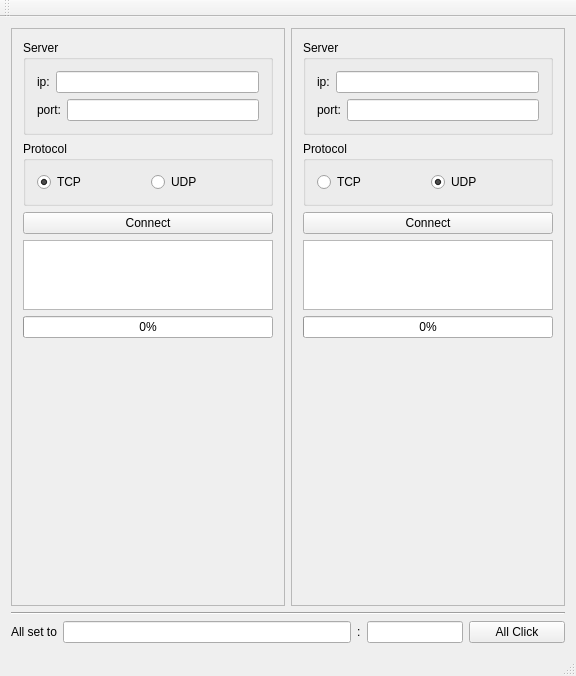
<?xml version="1.0" encoding="UTF-8"?>
<ui version="4.0">
 <class>NCClientWindow</class>
 <widget class="QMainWindow" name="NCClientWindow">
  <property name="geometry">
   <rect>
    <x>0</x>
    <y>0</y>
    <width>576</width>
    <height>659</height>
   </rect>
  </property>
  <property name="windowTitle">
   <string>NCClientWindow</string>
  </property>
  <widget class="QWidget" name="centralWidget">
   <layout class="QGridLayout" name="gridLayout">
    <item row="2" column="0" colspan="2">
     <layout class="QHBoxLayout" name="horizontalLayout_7" stretch="0,3,0,1,1">
      <item>
       <widget class="QLabel" name="label">
        <property name="text">
         <string>All set to</string>
        </property>
       </widget>
      </item>
      <item>
       <widget class="QLineEdit" name="lineEdit_serverAddr_all"/>
      </item>
      <item>
       <widget class="QLabel" name="label_2">
        <property name="text">
         <string>:</string>
        </property>
       </widget>
      </item>
      <item>
       <widget class="QLineEdit" name="lineEdit_serverPort_all"/>
      </item>
      <item>
       <widget class="QPushButton" name="pushButton_all_connect">
        <property name="text">
         <string>All Click</string>
        </property>
       </widget>
      </item>
     </layout>
    </item>
    <item row="0" column="0">
     <widget class="QFrame" name="frame">
      <property name="frameShape">
       <enum>QFrame::StyledPanel</enum>
      </property>
      <property name="frameShadow">
       <enum>QFrame::Raised</enum>
      </property>
      <layout class="QVBoxLayout" name="verticalLayout_2">
       <item>
        <widget class="QGroupBox" name="groupBox_server">
         <property name="title">
          <string>Server</string>
         </property>
         <layout class="QVBoxLayout" name="verticalLayout">
          <item>
           <layout class="QHBoxLayout" name="horizontalLayout">
            <item>
             <widget class="QLabel" name="label_serverAddr">
              <property name="text">
               <string>ip:</string>
              </property>
             </widget>
            </item>
            <item>
             <widget class="QLineEdit" name="lineEdit_serverAddr"/>
            </item>
           </layout>
          </item>
          <item>
           <layout class="QHBoxLayout" name="horizontalLayout_2">
            <item>
             <widget class="QLabel" name="label_serverPort">
              <property name="text">
               <string>port:</string>
              </property>
             </widget>
            </item>
            <item>
             <widget class="QLineEdit" name="lineEdit_serverPort"/>
            </item>
           </layout>
          </item>
         </layout>
        </widget>
       </item>
       <item>
        <widget class="QGroupBox" name="groupBox_protocol">
         <property name="title">
          <string>Protocol</string>
         </property>
         <layout class="QHBoxLayout" name="horizontalLayout_3">
          <item>
           <widget class="QRadioButton" name="radioButton_protocol_TCP">
            <property name="text">
             <string>TCP</string>
            </property>
            <property name="checked">
             <bool>true</bool>
            </property>
           </widget>
          </item>
          <item>
           <widget class="QRadioButton" name="radioButton_protocol_UDP">
            <property name="text">
             <string>UDP</string>
            </property>
           </widget>
          </item>
         </layout>
        </widget>
       </item>
       <item>
        <widget class="QPushButton" name="pushButton_linkServer">
         <property name="text">
          <string>Connect</string>
         </property>
        </widget>
       </item>
       <item>
        <widget class="RcvProgressView" name="graphicsView">
         <property name="alignment">
          <set>Qt::AlignLeading|Qt::AlignLeft|Qt::AlignTop</set>
         </property>
        </widget>
       </item>
       <item>
        <widget class="QProgressBar" name="progressBar">
         <property name="value">
          <number>0</number>
         </property>
        </widget>
       </item>
       <item>
        <widget class="Phonon::VideoPlayer" name="videoPlayer">
         <property name="enabled">
          <bool>true</bool>
         </property>
         <property name="minimumSize">
          <size>
           <width>250</width>
           <height>250</height>
          </size>
         </property>
        </widget>
       </item>
      </layout>
     </widget>
    </item>
    <item row="0" column="1">
     <widget class="QFrame" name="frame_2">
      <property name="frameShape">
       <enum>QFrame::StyledPanel</enum>
      </property>
      <property name="frameShadow">
       <enum>QFrame::Raised</enum>
      </property>
      <layout class="QVBoxLayout" name="verticalLayout_3">
       <item>
        <widget class="QGroupBox" name="groupBox_server_2">
         <property name="title">
          <string>Server</string>
         </property>
         <layout class="QVBoxLayout" name="verticalLayout_4">
          <item>
           <layout class="QHBoxLayout" name="horizontalLayout_4">
            <item>
             <widget class="QLabel" name="label_serverAddr_2">
              <property name="text">
               <string>ip:</string>
              </property>
             </widget>
            </item>
            <item>
             <widget class="QLineEdit" name="lineEdit_serverAddr_2"/>
            </item>
           </layout>
          </item>
          <item>
           <layout class="QHBoxLayout" name="horizontalLayout_5">
            <item>
             <widget class="QLabel" name="label_serverPort_2">
              <property name="text">
               <string>port:</string>
              </property>
             </widget>
            </item>
            <item>
             <widget class="QLineEdit" name="lineEdit_serverPort_2"/>
            </item>
           </layout>
          </item>
         </layout>
        </widget>
       </item>
       <item>
        <widget class="QGroupBox" name="groupBox_protocol_2">
         <property name="title">
          <string>Protocol</string>
         </property>
         <layout class="QHBoxLayout" name="horizontalLayout_6">
          <item>
           <widget class="QRadioButton" name="radioButton_protocol_TCP_2">
            <property name="text">
             <string>TCP</string>
            </property>
           </widget>
          </item>
          <item>
           <widget class="QRadioButton" name="radioButton_protocol_UDP_2">
            <property name="text">
             <string>UDP</string>
            </property>
            <property name="checked">
             <bool>true</bool>
            </property>
           </widget>
          </item>
         </layout>
        </widget>
       </item>
       <item>
        <widget class="QPushButton" name="pushButton_linkServer_2">
         <property name="text">
          <string>Connect</string>
         </property>
        </widget>
       </item>
       <item>
        <widget class="RcvProgressView" name="graphicsView_2">
         <property name="alignment">
          <set>Qt::AlignLeading|Qt::AlignLeft|Qt::AlignTop</set>
         </property>
        </widget>
       </item>
       <item>
        <widget class="QProgressBar" name="progressBar_2">
         <property name="value">
          <number>0</number>
         </property>
        </widget>
       </item>
       <item>
        <widget class="Phonon::VideoPlayer" name="videoPlayer_2">
         <property name="minimumSize">
          <size>
           <width>250</width>
           <height>250</height>
          </size>
         </property>
        </widget>
       </item>
      </layout>
     </widget>
    </item>
    <item row="1" column="0" colspan="2">
     <widget class="Line" name="line">
      <property name="orientation">
       <enum>Qt::Horizontal</enum>
      </property>
     </widget>
    </item>
   </layout>
  </widget>
  <widget class="QMenuBar" name="menuBar">
   <property name="geometry">
    <rect>
     <x>0</x>
     <y>0</y>
     <width>576</width>
     <height>21</height>
    </rect>
   </property>
  </widget>
  <widget class="QToolBar" name="mainToolBar">
   <attribute name="toolBarArea">
    <enum>TopToolBarArea</enum>
   </attribute>
   <attribute name="toolBarBreak">
    <bool>false</bool>
   </attribute>
  </widget>
  <widget class="QStatusBar" name="statusBar"/>
 </widget>
 <layoutdefault spacing="6" margin="11"/>
 <customwidgets>
  <customwidget>
   <class>Phonon::VideoPlayer</class>
   <extends>QWidget</extends>
   <header location="global">phonon/videoplayer.h</header>
  </customwidget>
  <customwidget>
   <class>RcvProgressView</class>
   <extends>QGraphicsView</extends>
   <header>gui/rcvprogressview.h</header>
  </customwidget>
 </customwidgets>
 <resources/>
 <connections/>
</ui>
